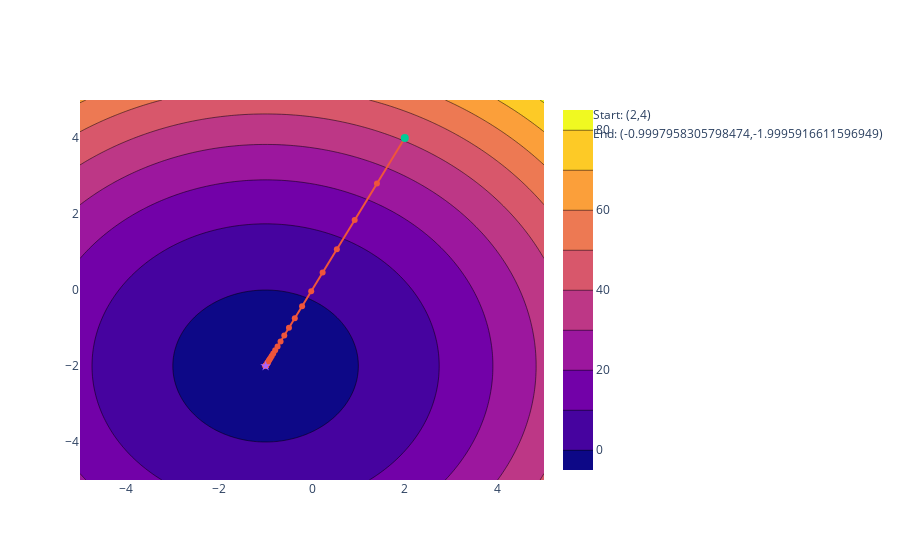

This figure's notebook cell:
### Markdown cell above
### Opdracht 3.4
Maak een contourplot van de functie $f(x,y) = x^2 + y^2 + 2x + 4y + 1$ en markeer de stappen van gradient descent die je gevonden hebt met je functie *gradient_descent_2d*.

### Code cell
# Definieer functie
f = lambda x, y: x**2 + y**2 + 2*x + 4*y + 1

# Maak een meshgrid van x en y waarden
x = np.linspace(-5, 5, 100)
y = np.linspace(-5, 5, 100)
X, Y = np.meshgrid(x, y)

# Bereken bijbehorende z waarden
z = f(X, Y)

x_array, y_array = gradient_descent_2d(afgeleide_x, afgeleide_y, 2, 4)

#maak contourplot
fig = go.Figure(data=go.Contour(z=z,x = x,y=y))

# Add line for the path
fig.add_trace(
        go.Scatter(
                x=x_array,
                y=y_array,
                mode='lines+markers',
                showlegend=False
))

# Add marker for the starting point
fig.add_trace(
        go.Scatter(
                x=[x_array[0]],
                y=[y_array[0]],
                mode='markers',
                marker=dict(size=8, symbol='circle'),
                name=f'Start: ({x_array[0]},{y_array[0]})'
))

# Add marker for the end point
fig.add_trace(
        go.Scatter(
                x=[x_array[-1]],
                y=[y_array[-1]],
                mode='markers',
                marker=dict(size=8, symbol='star'),
                name=f'End: ({x_array[-1]},{y_array[-1]})'
))

fig.show()

### Figure 1 — Plotly figure (JSON) as saved in the notebook; plotly's stock layout.template omitted (floating-point values rounded to 4 significant figures; data arrays with more than 128 entries replaced by an {"elided": "..."} marker saying what was removed)
{"data": [{"type": "contour", "x": [-5.0, -4.899, -4.798, -4.697, -4.596, -4.495, -4.394, -4.293, -4.192, -4.091, -3.99, -3.889, -3.788, -3.687, -3.586, -3.485, -3.384, -3.283, -3.182, -3.081, -2.98, -2.879, -2.778, -2.677, -2.576, -2.475, -2.374, -2.273, -2.172, -2.071, -1.97, -1.869, -1.768, -1.667, -1.566, -1.465, -1.364, -1.263, -1.162, -1.061, -0.9596, -0.8586, -0.7576, -0.6566, -0.5556, -0.4545, -0.3535, -0.2525, -0.1515, -0.05051, 0.05051, 0.1515, 0.2525, 0.3535, 0.4545, 0.5556, 0.6566, 0.7576, 0.8586, 0.9596, 1.061, 1.162, 1.263, 1.364, 1.465, 1.566, 1.667, 1.768, 1.869, 1.97, 2.071, 2.172, 2.273, 2.374, 2.475, 2.576, 2.677, 2.778, 2.879, 2.98, 3.081, 3.182, 3.283, 3.384, 3.485, 3.586, 3.687, 3.788, 3.889, 3.99, 4.091, 4.192, 4.293, 4.394, 4.495, 4.596, 4.697, 4.798, 4.899, 5.0], "y": [-5.0, -4.899, -4.798, -4.697, -4.596, -4.495, -4.394, -4.293, -4.192, -4.091, -3.99, -3.889, -3.788, -3.687, -3.586, -3.485, -3.384, -3.283, -3.182, -3.081, -2.98, -2.879, -2.778, -2.677, -2.576, -2.475, -2.374, -2.273, -2.172, -2.071, -1.97, -1.869, -1.768, -1.667, -1.566, -1.465, -1.364, -1.263, -1.162, -1.061, -0.9596, -0.8586, -0.7576, -0.6566, -0.5556, -0.4545, -0.3535, -0.2525, -0.1515, -0.05051, 0.05051, 0.1515, 0.2525, 0.3535, 0.4545, 0.5556, 0.6566, 0.7576, 0.8586, 0.9596, 1.061, 1.162, 1.263, 1.364, 1.465, 1.566, 1.667, 1.768, 1.869, 1.97, 2.071, 2.172, 2.273, 2.374, 2.475, 2.576, 2.677, 2.778, 2.879, 2.98, 3.081, 3.182, 3.283, 3.384, 3.485, 3.586, 3.687, 3.788, 3.889, 3.99, 4.091, 4.192, 4.293, 4.394, 4.495, 4.596, 4.697, 4.798, 4.899, 5.0], "z": {"elided": "100x100 float values"}}, {"mode": "lines+markers", "showlegend": false, "type": "scatter", "x": [2, 1.4, 0.92, 0.536, 0.2288, -0.01696, -0.2136, -0.3709, -0.4967, -0.5973, -0.6779, -0.7423, -0.7938, -0.8351, -0.8681, -0.8944, -0.9156, -0.9324, -0.946, -0.9568, -0.9654, -0.9723, -0.9779, -0.9823, -0.9858, -0.9887, -0.9909, -0.9927, -0.9942, -0.9954, -0.9963, -0.997, -0.9976, -0.9981, -0.9985, -0.9988, -0.999, -0.9992, -0.9994, -0.9995, -0.9996, -0.9997, -0.9997, -0.9998], "y": [4, 2.8, 1.84, 1.072, 0.4576, -0.03392, -0.4271, -0.7417, -0.9934, -1.195, -1.356, -1.485, -1.588, -1.67, -1.736, -1.789, -1.831, -1.865, -1.892, -1.914, -1.931, -1.945, -1.956, -1.965, -1.972, -1.977, -1.982, -1.985, -1.988, -1.991, -1.993, -1.994, -1.995, -1.996, -1.997, -1.998, -1.998, -1.998, -1.999, -1.999, -1.999, -1.999, -1.999, -2.0]}, {"marker": {"size": 8, "symbol": "circle"}, "mode": "markers", "name": "Start: (2,4)", "type": "scatter", "x": [2], "y": [4]}, {"marker": {"size": 8, "symbol": "star"}, "mode": "markers", "name": "End: (-0.9997958305798474,-1.9995916611596949)", "type": "scatter", "x": [-0.9998], "y": [-2.0]}], "layout": {}}
